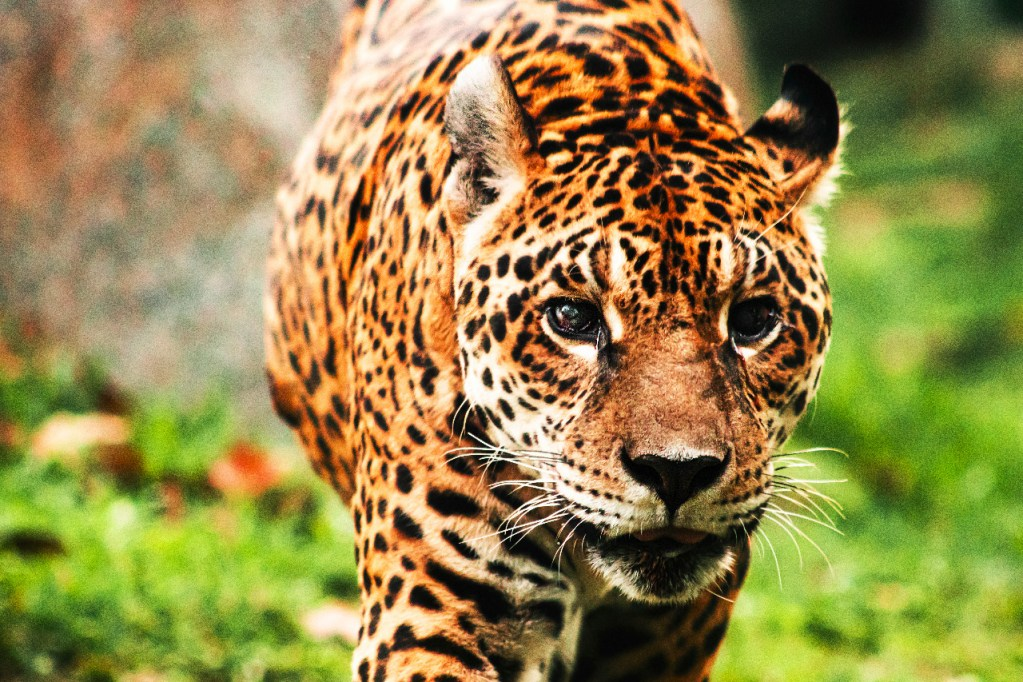
#> input picture estudo-opencv/entrada.jpg, 1023 x 682 px
$ python inserirObjetos.py
#> lines starting #> are read from the running program, lines starting #| are printed output that depends on the picture
 # cria varios retangulos coloridos sobre a imagem
import cv2
imagem = cv2.imread('../entrada.jpg')
#> imagem is the input picture: shape (682, 1023, 3); mean B, G, R 75, 136.1, 149.7
# [6 lines of commented-out code are left out]
imagem[30:100 , 70:100] = (0,255,0) #LINHA 31 A 100 #COLUNA 71 A 100
#Cria um quadrado vermelho
imagem[100:150, 50:100] = (0, 0, 255)
#Cria um retangulo amarelo por toda a altura da imagem
imagem[:, 200:220] = (0, 255, 255)
#Cria um retangulo verde da linha 150 a 300 nas colunas 250 a
350
imagem[150:300, 250:350] = (0, 255, 0)
#Cria um quadrado ciano da linha 150 a 300 nas colunas 250 a
350
imagem[300:400, 50:150] = (255, 255, 0)
#Cria um quadrado branco
imagem[250:350, 300:400] = (255, 255, 255)
#Cria um quadrado preto
imagem[70:100, 300: 450] = (0, 0, 0)
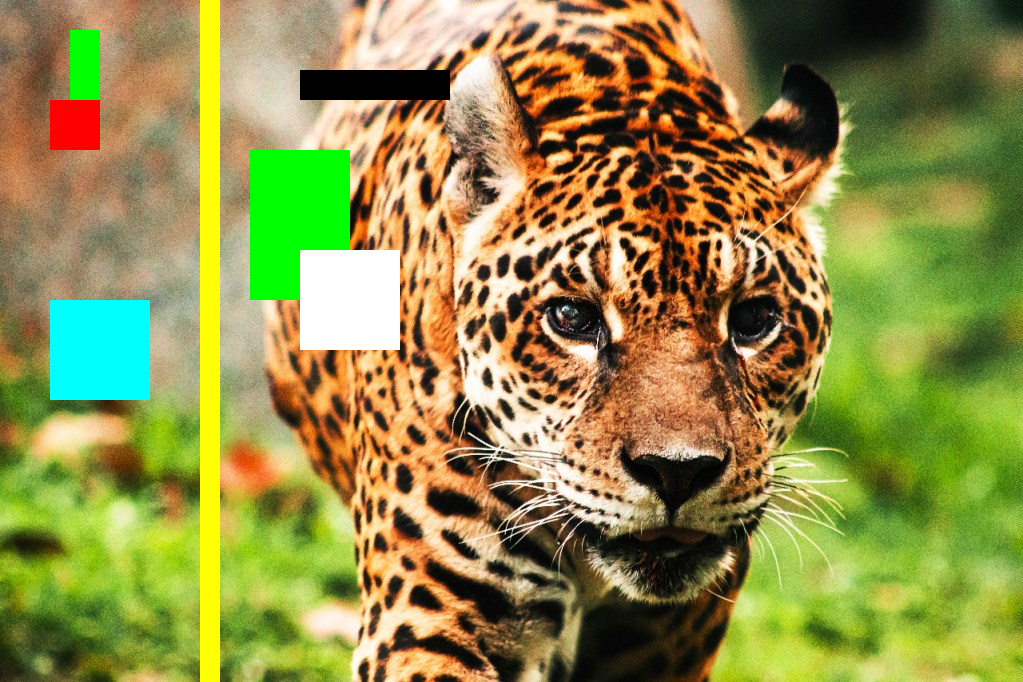
#> imagem: shape (682, 1023, 3); mean B, G, R 73.7, 141.1, 144.4
cv2.imwrite("alterada.jpg", imagem)
cv2.imshow("Imagem", imagem)
cv2.waitKey(0)

""""" # desenho de formas geometricas na imagem
import numpy as np
import cv2
imagem = cv2.imread('../entrada.jpg')
vermelho = (0, 0, 255)
verde = (0, 255, 0)
azul = (255, 0, 0)

#IMG, ALTURA?P_INICIAL?X LARGURA?P_FINAL?Y COR , ESPESSURA
cv2.line(imagem, (0, 0), (200, 300), verde)
cv2.line(imagem, (400, 300), (150, 150), vermelho, 5)
cv2.rectangle(imagem, (100, 100), (240, 240), azul, 10)
cv2.rectangle(imagem, (300, 150), (325, 225), verde, -1)

(X, Y) = (imagem.shape[1] // 2, imagem.shape[0] // 2)

for raio in range(0, 300, 50):
    cv2.circle(imagem, (X, Y), raio, vermelho)

cv2.imwrite("modificada.jpg", imagem)
cv2.imshow("Desenhando sobre a imagem", imagem)
cv2.waitKey(0)
"""""

""""" #escrita em imagem
import numpy as np
import cv2
imagem = cv2.imread('../entrada.jpg')
fonte = cv2.FONT_HERSHEY_SIMPLEX
cv2.putText(imagem,'OpenCV',(15,65), fonte,
2,(255,255,255),2,cv2.LINE_AA)
cv2.imshow("onça", imagem)
cv2.waitKey(0)
"""""

$ run again, with estudo-opencv/cat.jpg copied over estudo-opencv/entrada.jpg
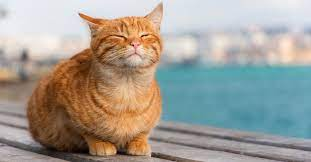
#> input picture estudo-opencv/cat.jpg, 311 x 162 px
#> imagem is the input picture: shape (162, 311, 3); mean B, G, R 149.3, 158.2, 163.1
#> `imagem[70:100, 300: 450] = (0, 0, 0)`:
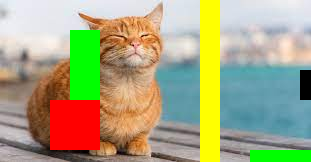
#> imagem: shape (162, 311, 3); mean B, G, R 129.2, 166.4, 167.7

$ run again, with estudo-opencv/city.jpg copied over estudo-opencv/entrada.jpg
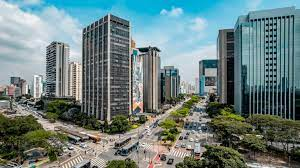
#> input picture estudo-opencv/city.jpg, 300 x 168 px
#> imagem is the input picture: shape (168, 300, 3); mean B, G, R 127.4, 128.2, 108.1
#> `imagem[150:300, 250:350] = (0, 255, 0)`:
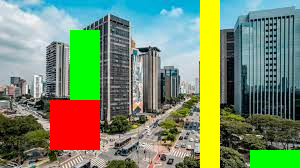
#> imagem: shape (168, 300, 3); mean B, G, R 108.3, 140.8, 120.2
